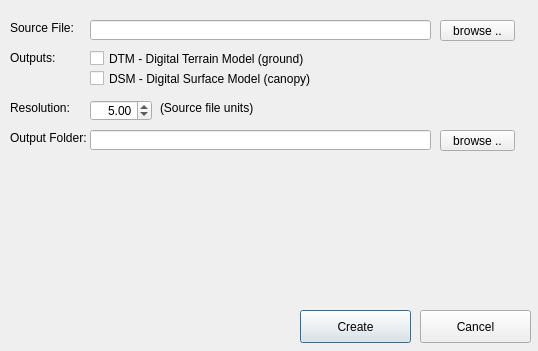
<?xml version="1.0" encoding="UTF-8"?>
<ui version="4.0">
 <class>LidarModelDlg</class>
 <widget class="QDialog" name="LidarModelDlg">
  <property name="geometry">
   <rect>
    <x>0</x>
    <y>0</y>
    <width>538</width>
    <height>351</height>
   </rect>
  </property>
  <property name="windowTitle">
   <string>Create DTM/DSM</string>
  </property>
  <widget class="QPushButton" name="cmdCreate">
   <property name="geometry">
    <rect>
     <x>300</x>
     <y>310</y>
     <width>111</width>
     <height>33</height>
    </rect>
   </property>
   <property name="text">
    <string>Create</string>
   </property>
  </widget>
  <widget class="QPushButton" name="cmdCancel">
   <property name="geometry">
    <rect>
     <x>420</x>
     <y>310</y>
     <width>111</width>
     <height>33</height>
    </rect>
   </property>
   <property name="text">
    <string>Cancel</string>
   </property>
  </widget>
  <widget class="QLabel" name="label_3">
   <property name="geometry">
    <rect>
     <x>10</x>
     <y>20</y>
     <width>81</width>
     <height>16</height>
    </rect>
   </property>
   <property name="text">
    <string>Source File:</string>
   </property>
  </widget>
  <widget class="QLineEdit" name="txtSourceFile">
   <property name="geometry">
    <rect>
     <x>90</x>
     <y>20</y>
     <width>341</width>
     <height>20</height>
    </rect>
   </property>
  </widget>
  <widget class="QPushButton" name="cmdSourceFile">
   <property name="geometry">
    <rect>
     <x>440</x>
     <y>20</y>
     <width>75</width>
     <height>21</height>
    </rect>
   </property>
   <property name="text">
    <string>browse ..</string>
   </property>
  </widget>
  <widget class="QLabel" name="label_4">
   <property name="geometry">
    <rect>
     <x>10</x>
     <y>50</y>
     <width>81</width>
     <height>16</height>
    </rect>
   </property>
   <property name="text">
    <string>Outputs:</string>
   </property>
  </widget>
  <widget class="QCheckBox" name="chkDTM">
   <property name="geometry">
    <rect>
     <x>90</x>
     <y>50</y>
     <width>271</width>
     <height>17</height>
    </rect>
   </property>
   <property name="toolTip">
    <string extracomment="Ground points (lowest returns)"/>
   </property>
   <property name="text">
    <string>DTM - Digital Terrain Model (ground)</string>
   </property>
  </widget>
  <widget class="QCheckBox" name="chkDSM">
   <property name="geometry">
    <rect>
     <x>90</x>
     <y>70</y>
     <width>271</width>
     <height>17</height>
    </rect>
   </property>
   <property name="toolTip">
    <string extracomment="Surface points (highest returns)"/>
   </property>
   <property name="text">
    <string>DSM - Digital Surface Model (canopy)</string>
   </property>
  </widget>
  <widget class="QLineEdit" name="txtOutputFolder">
   <property name="geometry">
    <rect>
     <x>90</x>
     <y>130</y>
     <width>341</width>
     <height>20</height>
    </rect>
   </property>
  </widget>
  <widget class="QPushButton" name="cmdOutputFolder">
   <property name="geometry">
    <rect>
     <x>440</x>
     <y>130</y>
     <width>75</width>
     <height>21</height>
    </rect>
   </property>
   <property name="text">
    <string>browse ..</string>
   </property>
  </widget>
  <widget class="QLabel" name="label_5">
   <property name="geometry">
    <rect>
     <x>10</x>
     <y>130</y>
     <width>81</width>
     <height>16</height>
    </rect>
   </property>
   <property name="text">
    <string>Output Folder:</string>
   </property>
  </widget>
  <widget class="QLabel" name="label_6">
   <property name="geometry">
    <rect>
     <x>10</x>
     <y>100</y>
     <width>71</width>
     <height>16</height>
    </rect>
   </property>
   <property name="text">
    <string>Resolution:</string>
   </property>
  </widget>
  <widget class="QDoubleSpinBox" name="spinResolution">
   <property name="geometry">
    <rect>
     <x>90</x>
     <y>100</y>
     <width>62</width>
     <height>21</height>
    </rect>
   </property>
   <property name="alignment">
    <set>Qt::AlignRight|Qt::AlignTrailing|Qt::AlignVCenter</set>
   </property>
   <property name="maximum">
    <double>1000.000000000000000</double>
   </property>
   <property name="value">
    <double>5.000000000000000</double>
   </property>
  </widget>
  <widget class="QLabel" name="label_7">
   <property name="geometry">
    <rect>
     <x>160</x>
     <y>100</y>
     <width>121</width>
     <height>16</height>
    </rect>
   </property>
   <property name="text">
    <string>(Source file units)</string>
   </property>
  </widget>
 </widget>
 <resources/>
 <connections/>
</ui>
